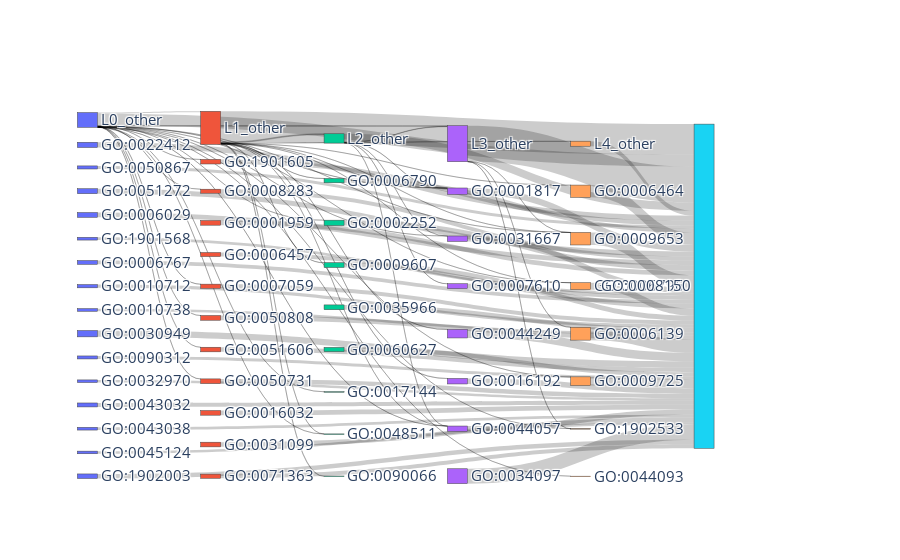

The notebook cell saved with this chart:
### Code cell
tmp = plot_sankey(sankey_value_id, sankey_source_id, sankey_target_id,
                node_label, node_col, node_level)
